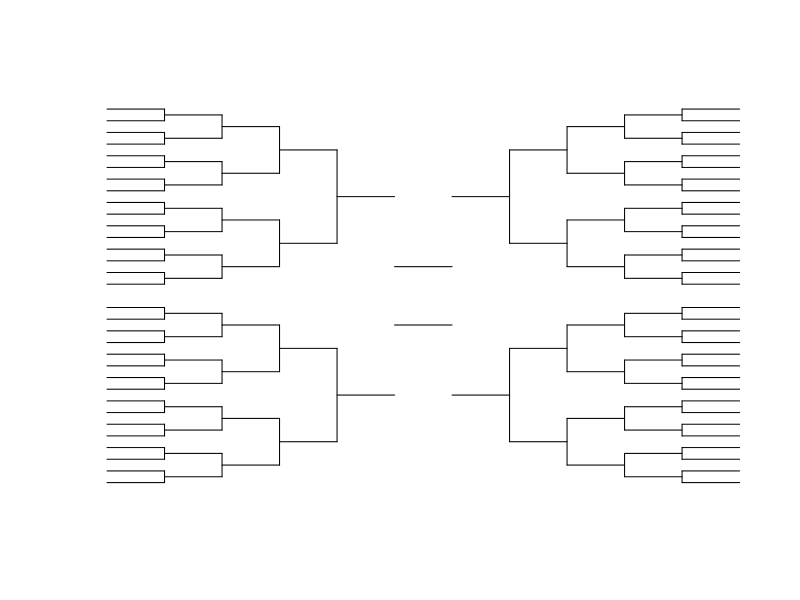

Here is the R script that generated this plot:
# Print a playoff bracket ---------------------

x<-seq(0,220,(221/67))
y<-0:66

plot(x,y,type="l", col.axis="white", col.lab="white", bty="n", 
     axes=F, col="white")
segments(0,c(seq(0,30,2),seq(34,64,2)),20,c(seq(0,30,2),seq(34,64,2))) 
segments(20,c(seq(0,28,4),seq(34,62,4)),20,c(seq(2,30,4),seq(36,64,4)))
segments(20,c(seq(1,29,4),seq(35,63,4)),40,c(seq(1,29,4),seq(35,63,4)))
segments(40,c(seq(1,25,8),seq(35,59,8)),40,c(seq(5,29,8),seq(39,63,8)))
segments(40,c(3,11,19,27,37,45,53,61),60,c(3,11,19,27,37,45,53,61))
segments(60,c(3,19,37,53),60,c(11,27,45,61))
segments(60,c(7,23,41,57),80,c(7,23,41,57))
segments(80,c(7,41),80,c(23,57))
segments(80,c(15,49),100,c(15,49))
segments(100,c(27,37),120,c(27,37))
segments(200,c(seq(0,30,2),seq(34,64,2)),220,c(seq(0,30,2),seq(34,64,2))) 
segments(200,c(seq(0,28,4),seq(34,62,4)),200,c(seq(2,30,4),seq(36,64,4)))
segments(180,c(seq(1,29,4),seq(35,63,4)),200,c(seq(1,29,4),seq(35,63,4)))
segments(180,c(seq(1,25,8),seq(35,59,8)),180,c(seq(5,29,8),seq(39,63,8)))
segments(160,c(3,11,19,27,37,45,53,61),180,c(3,11,19,27,37,45,53,61))
segments(160,c(3,19,37,53),160,c(11,27,45,61))
segments(140,c(7,23,41,57),160,c(7,23,41,57))
segments(140,c(7,41),140,c(23,57))
segments(120,c(15,49),140,c(15,49))

# text(9.8,64.5,subw1[1,13],cex=.4)
# text(9.8,62.5,subw1[1,14],cex=.4)
# text(9.8,60.5,subw1[2,13],cex=.4)
# text(9.8,58.5,subw1[2,14],cex=.4)
# text(9.8,56.5,subw1[3,13],cex=.4)
# text(9.8,54.5,subw1[3,14],cex=.4)
# text(9.8,52.5,subw1[4,13],cex=.4)
# text(9.8,50.5,subw1[4,14],cex=.4)
# text(9.8,48.5,subw1[5,13],cex=.4)
# text(9.8,46.5,subw1[5,14],cex=.4)
# text(9.8,44.5,subw1[6,13],cex=.4)
# text(9.8,42.5,subw1[6,14],cex=.4)
# text(9.8,40.5,subw1[7,13],cex=.4)
# text(9.8,38.5,subw1[7,14],cex=.4)
# text(9.8,36.5,subw1[8,13],cex=.4)
# text(9.8,34.5,subw1[8,14],cex=.4)
# 
# text(29.8,63.5,subw2[1,13],cex=.4)
# text(29.8,59.5,subw2[1,14],cex=.4)
# text(29.8,55.5,subw2[2,13],cex=.4)
# text(29.8,51.5,subw2[2,14],cex=.4)
# text(29.8,47.5,subw2[3,13],cex=.4)
# text(29.8,43.5,subw2[3,14],cex=.4)
# text(29.8,39.5,subw2[4,13],cex=.4)
# text(29.8,35.5,subw2[4,14],cex=.4)
# 
# text(49.8,61.5,subw3[1,13],cex=.4)
# text(49.8,53.5,subw3[1,14],cex=.4)
# text(49.8,45.5,subw3[2,13],cex=.4)
# text(49.8,37.5,subw3[2,14],cex=.4)
# 
# text(69.8,57.5,subw4[1,11],cex=.4)
# text(69.8,41.5,subw4[1,12],cex=.4)
# 
# text(9.8,30.5,suby1[1,13],cex=.4)
# text(9.8,28.5,suby1[1,14],cex=.4)
# text(9.8,26.5,suby1[2,13],cex=.4)
# text(9.8,24.5,suby1[2,14],cex=.4)
# text(9.8,22.5,suby1[3,13],cex=.4)
# text(9.8,20.5,suby1[3,14],cex=.4)
# text(9.8,18.5,suby1[4,13],cex=.4)
# text(9.8,16.5,suby1[4,14],cex=.4)
# text(9.8,14.5,suby1[5,13],cex=.4)
# text(9.8,12.5,suby1[5,14],cex=.4)
# text(9.8,10.5,suby1[6,13],cex=.4)
# text(9.8,8.5,suby1[6,14],cex=.4)
# text(9.8,6.5,suby1[7,13],cex=.4)
# text(9.8,4.5,suby1[7,14],cex=.4)
# text(9.8,2.5,suby1[8,13],cex=.4)
# text(9.8,0.5,suby1[8,14],cex=.4)
# 
# text(29.8,29.5,suby2[1,13],cex=.4)
# text(29.8,25.5,suby2[1,14],cex=.4)
# text(29.8,21.5,suby2[2,13],cex=.4)
# text(29.8,17.5,suby2[2,14],cex=.4)
# text(29.8,13.5,suby2[3,13],cex=.4)
# text(29.8,9.5,suby2[3,14],cex=.4)
# text(29.8,5.5,suby2[4,13],cex=.4)
# text(29.8,1.5,suby2[4,14],cex=.4)
# 
# text(49.8,27.5,suby3[1,13],cex=.4)
# text(49.8,19.5,suby3[1,14],cex=.4)
# text(49.8,11.5,suby3[2,13],cex=.4)
# text(49.8,3.5,suby3[2,14],cex=.4)
# 
# text(69.8,23.5,suby4[1,11],cex=.4)
# text(69.8,7.5,suby4[1,12],cex=.4)
# 
# 
# text(209.8,64.5,subx1[1,13],cex=.4)
# text(209.8,62.5,subx1[1,14],cex=.4)
# text(209.8,60.5,subx1[2,13],cex=.4)
# text(209.8,58.5,subx1[2,14],cex=.4)
# text(209.8,56.5,subx1[3,13],cex=.4)
# text(209.8,54.5,subx1[3,14],cex=.4)
# text(209.8,52.5,subx1[4,13],cex=.4)
# text(209.8,50.5,subx1[4,14],cex=.4)
# text(209.8,48.5,subx1[5,13],cex=.4)
# text(209.8,46.5,subx1[5,14],cex=.4)
# text(209.8,44.5,subx1[6,13],cex=.4)
# text(209.8,42.5,subx1[6,14],cex=.4)
# text(209.8,40.5,subx1[7,13],cex=.4)
# text(209.8,38.5,subx1[7,14],cex=.4)
# text(209.8,36.5,subx1[8,13],cex=.4)
# text(209.8,34.5,subx1[8,14],cex=.4)
# 
# text(189.8,63.5,subx2[1,13],cex=.4)
# text(189.8,59.5,subx2[1,14],cex=.4)
# text(189.8,55.5,subx2[2,13],cex=.4)
# text(189.8,51.5,subx2[2,14],cex=.4)
# text(189.8,47.5,subx2[3,13],cex=.4)
# text(189.8,43.5,subx2[3,14],cex=.4)
# text(189.8,39.5,subx2[4,13],cex=.4)
# text(189.8,35.5,subx2[4,14],cex=.4)
# 
# text(169.8,61.5,subx3[1,13],cex=.4)
# text(169.8,53.5,subx3[1,14],cex=.4)
# text(169.8,45.5,subx3[2,13],cex=.4)
# text(169.8,37.5,subx3[2,14],cex=.4)
# 
# text(149.8,57.5,subx4[1,11],cex=.4)
# text(149.8,41.5,subx4[1,12],cex=.4)
# 
# 
# text(209.8,30.5,subz1[1,13],cex=.4)
# text(209.8,28.5,subz1[1,14],cex=.4)
# text(209.8,26.5,subz1[2,13],cex=.4)
# text(209.8,24.5,subz1[2,14],cex=.4)
# text(209.8,22.5,subz1[3,13],cex=.4)
# text(209.8,20.5,subz1[3,14],cex=.4)
# text(209.8,18.5,subz1[4,13],cex=.4)
# text(209.8,16.5,subz1[4,14],cex=.4)
# text(209.8,14.5,subz1[5,13],cex=.4)
# text(209.8,12.5,subz1[5,14],cex=.4)
# text(209.8,10.5,subz1[6,13],cex=.4)
# text(209.8,8.5,subz1[6,14],cex=.4)
# text(209.8,6.5,subz1[7,13],cex=.4)
# text(209.8,4.5,subz1[7,14],cex=.4)
# text(209.8,2.5,subz1[8,13],cex=.4)
# text(209.8,0.5,subz1[8,14],cex=.4)
# 
# text(189.8,29.5,subz2[1,13],cex=.4)
# text(189.8,25.5,subz2[1,14],cex=.4)
# text(189.8,21.5,subz2[2,13],cex=.4)
# text(189.8,17.5,subz2[2,14],cex=.4)
# text(189.8,13.5,subz2[3,13],cex=.4)
# text(189.8,9.5,subz2[3,14],cex=.4)
# text(189.8,5.5,subz2[4,13],cex=.4)
# text(189.8,1.5,subz2[4,14],cex=.4)
# 
# text(169.8,27.5,subz3[1,13],cex=.4)
# text(169.8,19.5,subz3[1,14],cex=.4)
# text(169.8,11.5,subz3[2,13],cex=.4)
# text(169.8,3.5,subz3[2,14],cex=.4)
# 
# text(149.8,23.5,subz4[1,11],cex=.4)
# text(149.8,7.5,subz4[1,12],cex=.4)
# 
# text(89.8,49.5,subff[1,12],cex=.4)
# text(129.8,49.5,subff[1,13],cex=.4)
# text(89.8,15.5,subff[2,12],cex=.4)
# text(129.8,15.5,subff[2,13],cex=.4)
# 
# 
# text(109.8,37.5,subfinal[1,11],cex=.4)
# text(109.8,27.5,subfinal[1,12],cex=.4)
# 
# text(109.8,32.5,winner,cex=2.5)
# 
# 
# 
# 
# 
# 
